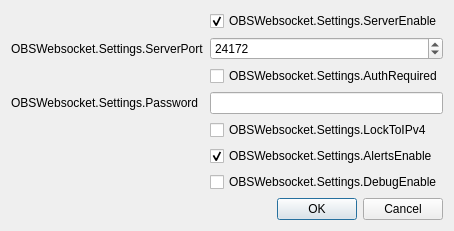
<?xml version="1.0" encoding="UTF-8"?>
<ui version="4.0">
 <class>SettingsDialog</class>
 <widget class="QDialog" name="SettingsDialog">
  <property name="geometry">
   <rect>
    <x>0</x>
    <y>0</y>
    <width>407</width>
    <height>216</height>
   </rect>
  </property>
  <property name="sizePolicy">
   <sizepolicy hsizetype="Preferred" vsizetype="Fixed">
    <horstretch>0</horstretch>
    <verstretch>0</verstretch>
   </sizepolicy>
  </property>
  <property name="windowTitle">
   <string>OBSWebsocket.Settings.DialogTitle</string>
  </property>
  <property name="sizeGripEnabled">
   <bool>false</bool>
  </property>
  <layout class="QVBoxLayout" name="verticalLayout">
   <property name="sizeConstraint">
    <enum>QLayout::SetDefaultConstraint</enum>
   </property>
   <item>
    <layout class="QFormLayout" name="formLayout">
     <item row="3" column="1">
      <widget class="QCheckBox" name="authRequired">
       <property name="text">
        <string>OBSWebsocket.Settings.AuthRequired</string>
       </property>
      </widget>
     </item>
     <item row="4" column="0">
      <widget class="QLabel" name="lbl_password">
       <property name="text">
        <string>OBSWebsocket.Settings.Password</string>
       </property>
      </widget>
     </item>
     <item row="4" column="1">
      <widget class="QLineEdit" name="password">
       <property name="echoMode">
        <enum>QLineEdit::Password</enum>
       </property>
      </widget>
     </item>
     <item row="1" column="1">
      <widget class="QCheckBox" name="serverEnabled">
       <property name="text">
        <string>OBSWebsocket.Settings.ServerEnable</string>
       </property>
       <property name="checked">
        <bool>true</bool>
       </property>
      </widget>
     </item>
     <item row="2" column="0">
      <widget class="QLabel" name="lbl_serverPort">
       <property name="text">
        <string>OBSWebsocket.Settings.ServerPort</string>
       </property>
      </widget>
     </item>
     <item row="2" column="1">
      <widget class="QSpinBox" name="serverPort">
       <property name="minimum">
        <number>1024</number>
       </property>
       <property name="maximum">
        <number>65535</number>
       </property>
       <property name="value">
        <number>24172</number>
       </property>
      </widget>
     </item>
     <item row="6" column="1">
      <widget class="QCheckBox" name="alertsEnabled">
       <property name="text">
        <string>OBSWebsocket.Settings.AlertsEnable</string>
       </property>
       <property name="checked">
        <bool>true</bool>
       </property>
      </widget>
     </item>
     <item row="7" column="1">
      <widget class="QCheckBox" name="debugEnabled">
       <property name="text">
        <string>OBSWebsocket.Settings.DebugEnable</string>
       </property>
       <property name="checked">
        <bool>false</bool>
       </property>
      </widget>
     </item>
     <item row="5" column="1">
      <widget class="QCheckBox" name="lockToIPv4">
       <property name="text">
        <string>OBSWebsocket.Settings.LockToIPv4</string>
       </property>
      </widget>
     </item>
    </layout>
   </item>
   <item>
    <widget class="QDialogButtonBox" name="buttonBox">
     <property name="orientation">
      <enum>Qt::Horizontal</enum>
     </property>
     <property name="standardButtons">
      <set>QDialogButtonBox::Cancel|QDialogButtonBox::Ok</set>
     </property>
    </widget>
   </item>
  </layout>
 </widget>
 <resources/>
 <connections>
  <connection>
   <sender>buttonBox</sender>
   <signal>accepted()</signal>
   <receiver>SettingsDialog</receiver>
   <slot>accept()</slot>
   <hints>
    <hint type="sourcelabel">
     <x>248</x>
     <y>294</y>
    </hint>
    <hint type="destinationlabel">
     <x>157</x>
     <y>314</y>
    </hint>
   </hints>
  </connection>
  <connection>
   <sender>buttonBox</sender>
   <signal>rejected()</signal>
   <receiver>SettingsDialog</receiver>
   <slot>reject()</slot>
   <hints>
    <hint type="sourcelabel">
     <x>316</x>
     <y>300</y>
    </hint>
    <hint type="destinationlabel">
     <x>286</x>
     <y>314</y>
    </hint>
   </hints>
  </connection>
 </connections>
</ui>
